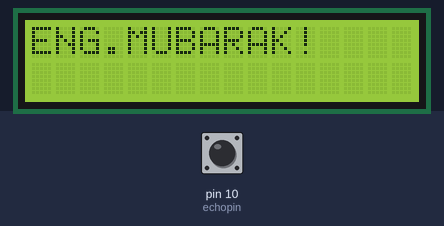
The sketch below on a simulated Arduino Uno, built with avr-gcc and run on an emulated ATmega328P. Shown: 16×2 character LCD. The test bench sets the inputs (shaded band); at power-on: pin 10 (echopin) LOW. What the sketch prints to the serial monitor is not drawn.

Above: at 0.1 s.
At 1.6 s:
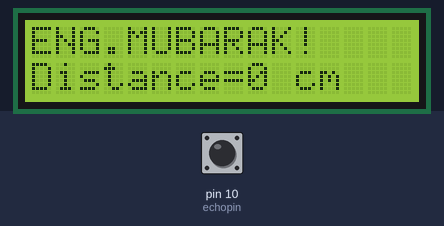
1.7 s: pin 10 (echopin) pulsed HIGH 2 times (0.12 s each, 0.3 s apart)
At 4.0 s:
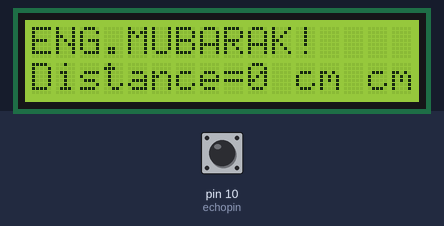
Timing chart, 0 to 5.5 s (numbered marks = the images above; inputs shaded):
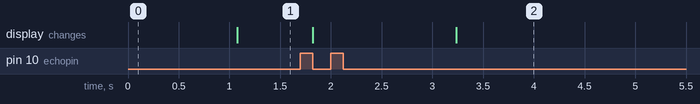

The sketch:

distance_in_lcd.ino
```cpp
#include <LiquidCrystal.h>
int trigpin = 9;
int echopin = 10;
long distance ;
int duration ;
const int rs = 12, en = 11, d4 = 5, d5 = 4, d6 = 3, d7 = 2;
LiquidCrystal lcd(rs, en, d4, d5, d6, d7);
void setup()   {
  lcd.begin(16, 2) ;
  pinMode(trigpin,OUTPUT);
  pinMode(echopin,INPUT);
  lcd.print("ENG.MUBARAK!");
  Serial.begin(9600) ;
}
void loop()   {
  digitalWrite(trigpin,LOW);
  delay(2);
  digitalWrite(trigpin,HIGH);
  delay(10);
  digitalWrite(trigpin,LOW);
  duration = pulseIn(echopin,HIGH);
  distance = duration*0.034/2;
  Serial.println(distance);
  lcd.setCursor(0, 1) ;
  lcd.print("Distance=");
  lcd.print(distance);
  lcd.print(" ")  ;
   lcd.print("cm");
   lcd.print(" ") ;
   delay(100) ;
}
```

Measured:
- after the input at 1.7 s, the display: first changes after 0.12 s (image 2 shows a later state)
